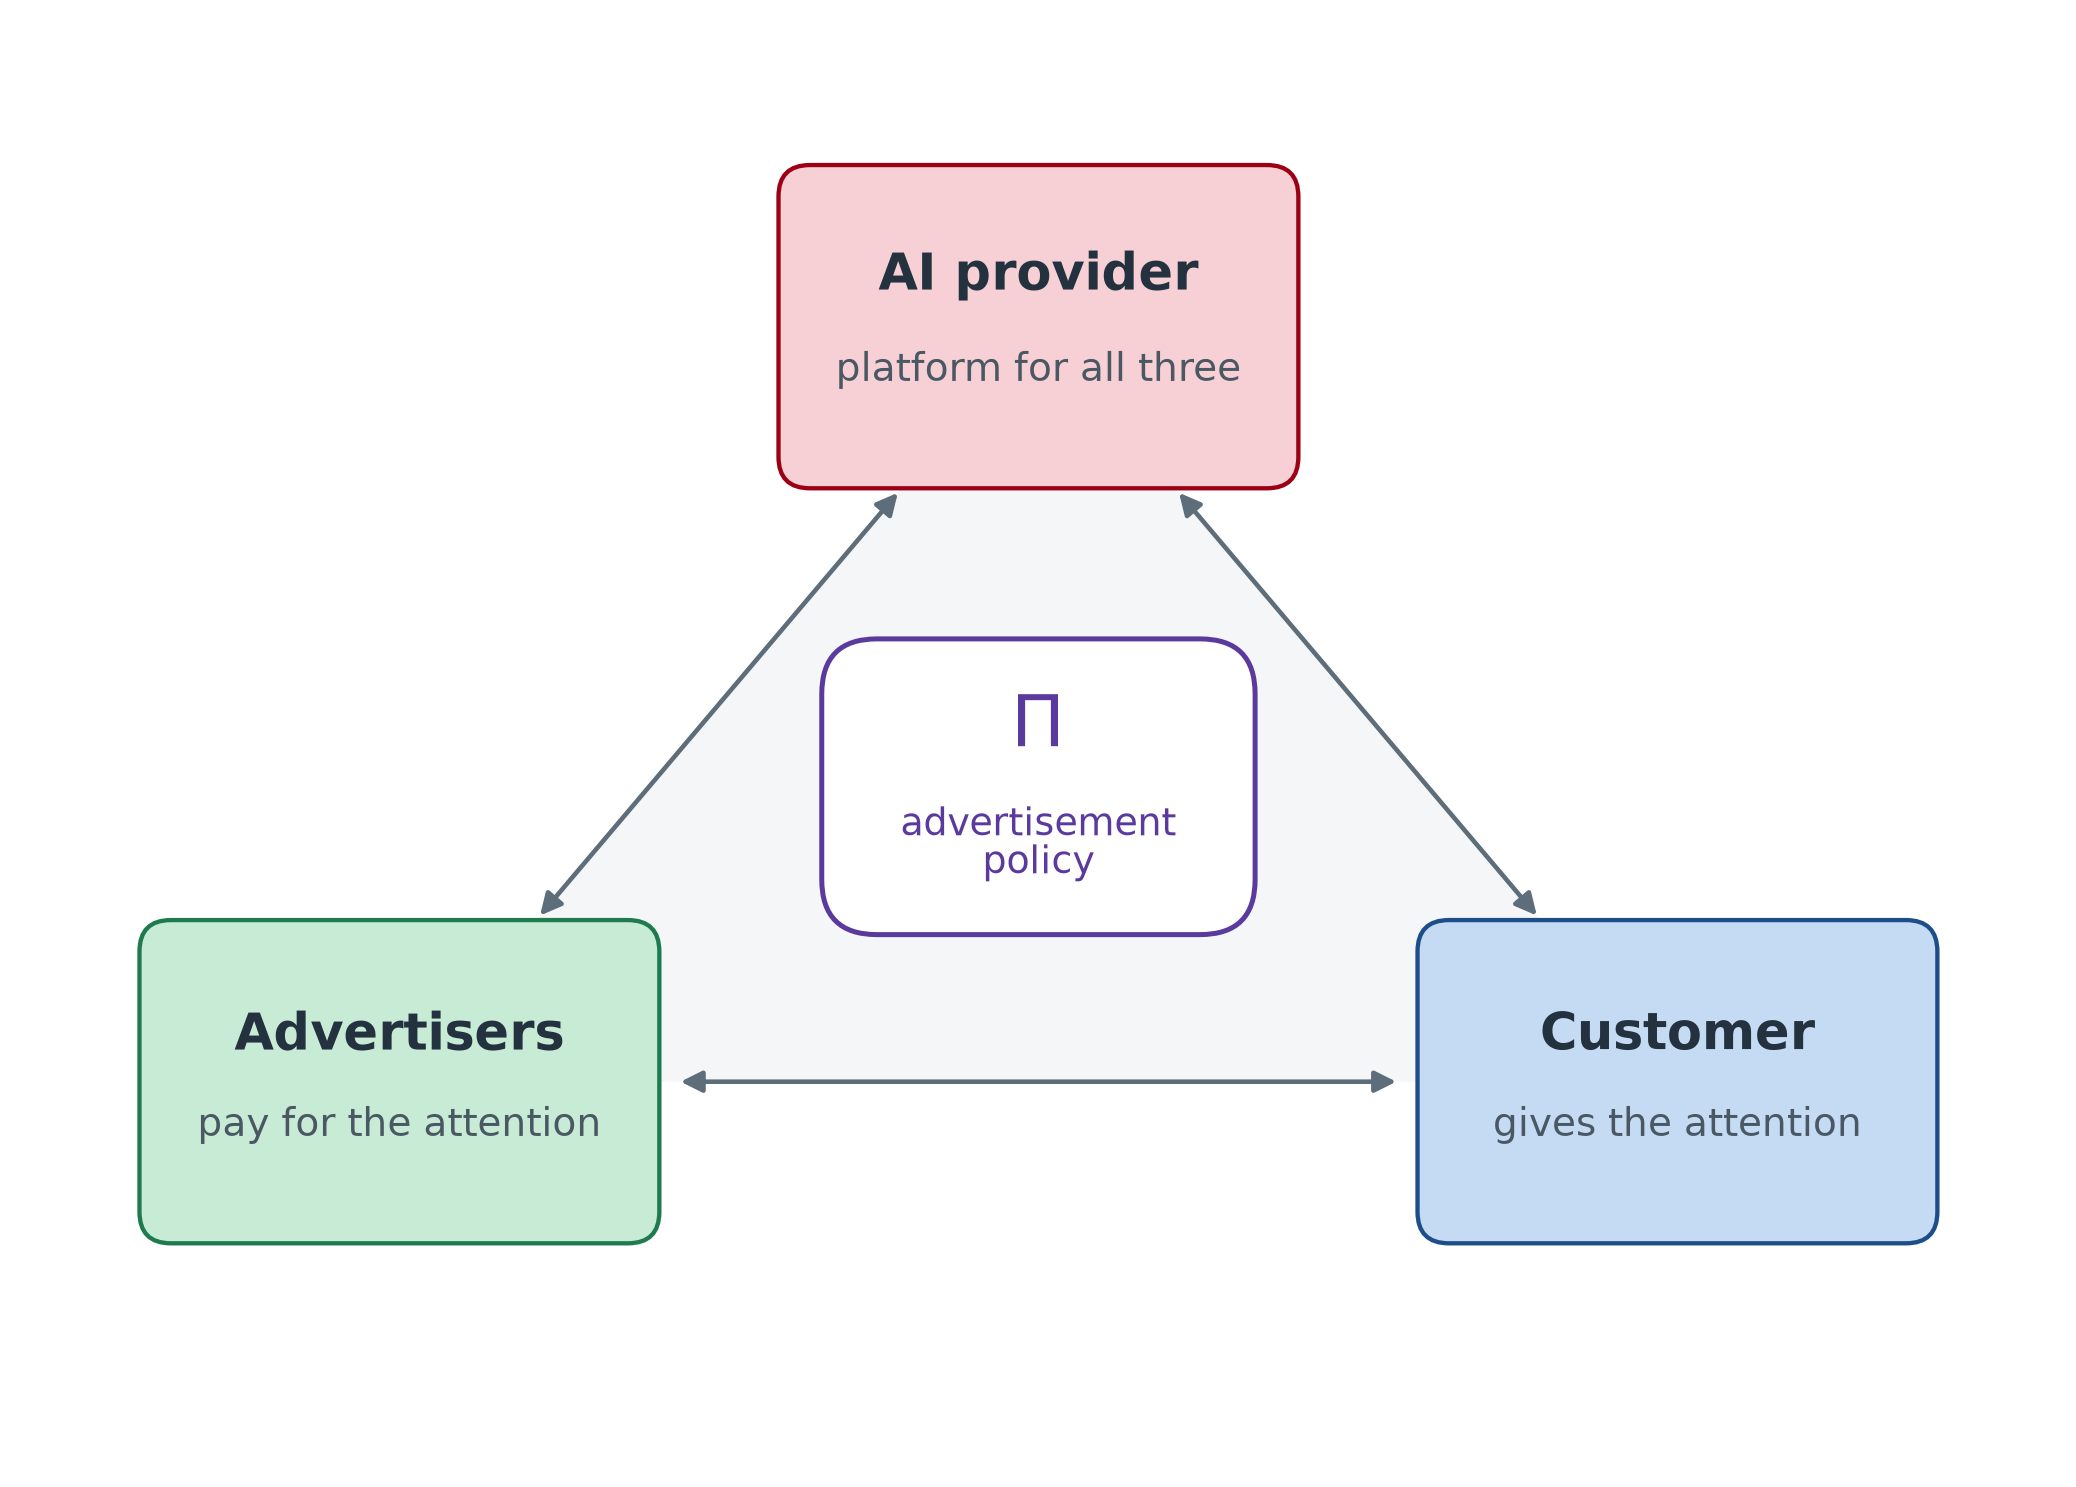

Here is the Python script that generated this plot:
"""Welfare triangle: advertisers, AI provider, customer.

Same visual language as the retrieval and EEG pipeline figures
(rounded cards, muted ink, bidirectional edges). Graphviz cannot sit
three nodes on an equilateral triangle, so this is matplotlib.

Rebuild::

    python3 src/project/docs/welfare_triangle/welfare_triangle.py
"""

from __future__ import annotations

from pathlib import Path

import matplotlib.pyplot as plt
from matplotlib.patches import FancyArrowPatch, FancyBboxPatch, Polygon


HERE = Path(__file__).resolve().parent
OUT = HERE / "welfare_triangle"

INK = "#243240"
MUTED = "#4A5864"
LINE = "#5E6D7A"
FILL = "#F4F6F8"

# Three poles, one colour each: house / money / user.
RED, RED_E = "#F6D0D4", "#9B0014"
GREEN, GREEN_E = "#C8EBD6", "#1F7A4D"
BLUE, BLUE_E = "#C5DBF4", "#1D4E89"
PILL, PILL_E = "#FFFFFF", "#5B3A9E"


def rounded(ax, x, y, w, h, *, face, edge, r=0.16, lw=1.35, z=3):
    ax.add_patch(
        FancyBboxPatch(
            (x, y),
            w,
            h,
            boxstyle=f"round,pad=0.012,rounding_size={r}",
            facecolor=face,
            edgecolor=edge,
            linewidth=lw,
            zorder=z,
        )
    )


def txt(ax, x, y, s, *, size=13, weight="normal", color=INK, ha="center", va="center"):
    ax.text(
        x,
        y,
        s,
        fontsize=size,
        fontweight=weight,
        color=color,
        ha=ha,
        va=va,
        zorder=8,
        clip_on=False,
        fontfamily="DejaVu Sans",
        linespacing=1.25,
    )


def card(ax, cx, cy, w, h, *, face, edge, title, subtitle):
    rounded(ax, cx - w / 2, cy - h / 2, w, h, face=face, edge=edge, lw=1.55)
    txt(ax, cx, cy + 0.26, title, size=18.5, weight="bold")
    txt(ax, cx, cy - 0.22, subtitle, size=14, color=MUTED)


def along(a, b, t):
    return (a[0] + t * (b[0] - a[0]), a[1] + t * (b[1] - a[1]))


def bidir(ax, a, b):
    ax.add_patch(
        FancyArrowPatch(
            a,
            b,
            arrowstyle="<|-|>",
            mutation_scale=16,
            linewidth=1.65,
            color=LINE,
            shrinkA=0,
            shrinkB=0,
            zorder=2,
        )
    )


def main():
    w_fig, h_fig = 10.4, 7.4
    fig, ax = plt.subplots(figsize=(w_fig, h_fig), dpi=180)
    ax.set_xlim(0, w_fig)
    ax.set_ylim(0, h_fig)
    ax.set_aspect("equal")
    ax.axis("off")
    fig.patch.set_facecolor("white")
    ax.set_facecolor("white")

    # Sit the policy pill lower, in the wider part of the triangle,
    # so a compact box does not overflow the diagonals.
    origin = (5.2, 3.48)
    provider = (5.2, 5.82)
    advertisers = (1.95, 1.98)
    customer = (8.45, 1.98)

    ax.add_patch(
        Polygon(
            [provider, advertisers, customer],
            closed=True,
            facecolor=FILL,
            edgecolor="none",
            zorder=0,
        )
    )

    # Stop the arrows short of the cards.
    pa, pb = along(provider, advertisers, 0.22), along(provider, advertisers, 0.78)
    pc, pd = along(provider, customer, 0.22), along(provider, customer, 0.78)
    pe, pf = along(advertisers, customer, 0.22), along(advertisers, customer, 0.78)
    bidir(ax, pa, pb)
    bidir(ax, pc, pd)
    bidir(ax, pe, pf)

    cw, ch = 2.62, 1.62
    card(
        ax,
        *provider,
        cw,
        ch,
        face=RED,
        edge=RED_E,
        title="AI provider",
        subtitle="platform for all three",
    )
    card(
        ax,
        *advertisers,
        cw,
        ch,
        face=GREEN,
        edge=GREEN_E,
        title="Advertisers",
        subtitle="pay for the attention",
    )
    card(
        ax,
        *customer,
        cw,
        ch,
        face=BLUE,
        edge=BLUE_E,
        title="Customer",
        subtitle="gives the attention",
    )

    # Compact pill inside the triangle. Mathtext capital Pi (majuscule),
    # not lowercase pi and not a heavy DejaVu doorway glyph.
    pw, ph = 2.18, 1.48
    rounded(
        ax,
        origin[0] - pw / 2,
        origin[1] - ph / 2,
        pw,
        ph,
        face=PILL,
        edge=PILL_E,
        r=0.28,
        lw=1.8,
        z=4,
    )
    ax.text(
        origin[0],
        origin[1] + 0.30,
        r"$\Pi$",
        fontsize=26,
        color=PILL_E,
        ha="center",
        va="center",
        zorder=8,
        clip_on=False,
    )
    ax.text(
        origin[0],
        origin[1] - 0.28,
        "advertisement\npolicy",
        fontsize=13.5,
        color=PILL_E,
        ha="center",
        va="center",
        zorder=8,
        clip_on=False,
        fontfamily="DejaVu Sans",
        linespacing=1.12,
    )

    fig.tight_layout(pad=0.45)
    fig.savefig(
        OUT.with_suffix(".png"),
        dpi=200,
        bbox_inches="tight",
        pad_inches=0.08,
        facecolor="white",
    )
    fig.savefig(
        OUT.with_suffix(".pdf"),
        bbox_inches="tight",
        pad_inches=0.08,
        facecolor="white",
    )
    plt.close(fig)


if __name__ == "__main__":
    main()
